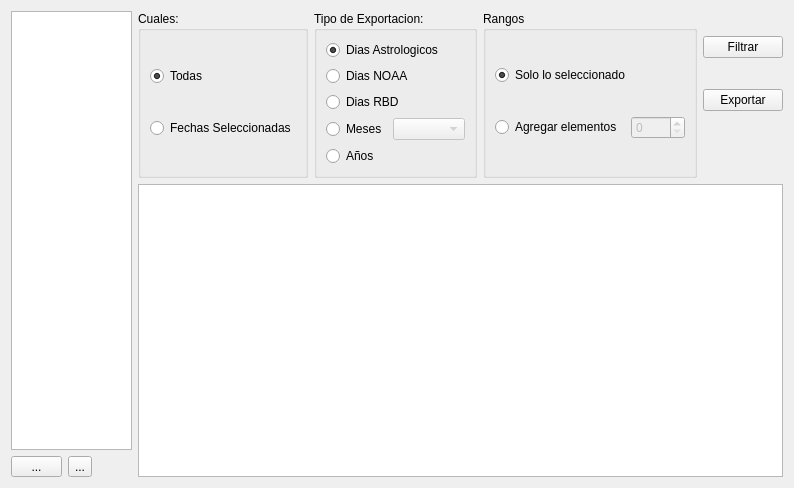
<?xml version="1.0" encoding="UTF-8"?>
<ui version="4.0">
 <class>excelExportWidget</class>
 <widget class="QWidget" name="excelExportWidget">
  <property name="geometry">
   <rect>
    <x>0</x>
    <y>0</y>
    <width>794</width>
    <height>488</height>
   </rect>
  </property>
  <property name="windowTitle">
   <string>Form</string>
  </property>
  <layout class="QHBoxLayout" name="horizontalLayout_4">
   <item>
    <layout class="QVBoxLayout" name="verticalLayout">
     <property name="bottomMargin">
      <number>0</number>
     </property>
     <item>
      <widget class="QListWidget" name="listWidget">
       <property name="sizePolicy">
        <sizepolicy hsizetype="Maximum" vsizetype="Expanding">
         <horstretch>0</horstretch>
         <verstretch>0</verstretch>
        </sizepolicy>
       </property>
       <property name="editTriggers">
        <set>QAbstractItemView::NoEditTriggers</set>
       </property>
       <property name="selectionMode">
        <enum>QAbstractItemView::ExtendedSelection</enum>
       </property>
      </widget>
     </item>
     <item>
      <layout class="QHBoxLayout" name="horizontalLayout">
       <item>
        <widget class="QToolButton" name="addButton">
         <property name="sizePolicy">
          <sizepolicy hsizetype="Minimum" vsizetype="Fixed">
           <horstretch>0</horstretch>
           <verstretch>0</verstretch>
          </sizepolicy>
         </property>
         <property name="text">
          <string>...</string>
         </property>
         <property name="icon">
          <iconset resource="resource.qrc">
           <normaloff>:/icons/icons/edit-add.png</normaloff>:/icons/icons/edit-add.png</iconset>
         </property>
        </widget>
       </item>
       <item>
        <widget class="QToolButton" name="delButton">
         <property name="text">
          <string>...</string>
         </property>
         <property name="icon">
          <iconset resource="resource.qrc">
           <normaloff>:/icons/icons/edit-remove-3.png</normaloff>:/icons/icons/edit-remove-3.png</iconset>
         </property>
        </widget>
       </item>
       <item>
        <spacer name="horizontalSpacer">
         <property name="orientation">
          <enum>Qt::Horizontal</enum>
         </property>
         <property name="sizeType">
          <enum>QSizePolicy::Maximum</enum>
         </property>
         <property name="sizeHint" stdset="0">
          <size>
           <width>40</width>
           <height>20</height>
          </size>
         </property>
        </spacer>
       </item>
      </layout>
     </item>
    </layout>
   </item>
   <item>
    <layout class="QVBoxLayout" name="verticalLayout_6">
     <property name="bottomMargin">
      <number>0</number>
     </property>
     <item>
      <layout class="QHBoxLayout" name="horizontalLayout_2">
       <property name="rightMargin">
        <number>0</number>
       </property>
       <item>
        <widget class="QGroupBox" name="groupBox">
         <property name="title">
          <string>Cuales:</string>
         </property>
         <property name="checkable">
          <bool>false</bool>
         </property>
         <layout class="QVBoxLayout" name="verticalLayout_3">
          <item>
           <widget class="QRadioButton" name="allRadio">
            <property name="text">
             <string>Todas</string>
            </property>
            <property name="checked">
             <bool>true</bool>
            </property>
           </widget>
          </item>
          <item>
           <widget class="QRadioButton" name="selectedRadio">
            <property name="text">
             <string>Fechas Seleccionadas</string>
            </property>
            <property name="checked">
             <bool>false</bool>
            </property>
           </widget>
          </item>
         </layout>
        </widget>
       </item>
       <item>
        <widget class="QGroupBox" name="groupBox_2">
         <property name="title">
          <string>Tipo de Exportacion:</string>
         </property>
         <layout class="QVBoxLayout" name="verticalLayout_4">
          <item>
           <widget class="QRadioButton" name="astralRadio">
            <property name="text">
             <string>Dias Astrologicos</string>
            </property>
            <property name="checked">
             <bool>true</bool>
            </property>
           </widget>
          </item>
          <item>
           <widget class="QRadioButton" name="noaaRadio">
            <property name="text">
             <string>Dias NOAA</string>
            </property>
           </widget>
          </item>
          <item>
           <widget class="QRadioButton" name="rbdButton">
            <property name="text">
             <string>Dias RBD</string>
            </property>
           </widget>
          </item>
          <item>
           <layout class="QHBoxLayout" name="horizontalLayout_5">
            <property name="bottomMargin">
             <number>0</number>
            </property>
            <item>
             <widget class="QRadioButton" name="monthRadio">
              <property name="text">
               <string>Meses</string>
              </property>
             </widget>
            </item>
            <item>
             <widget class="QComboBox" name="typeComboBox">
              <property name="enabled">
               <bool>false</bool>
              </property>
             </widget>
            </item>
           </layout>
          </item>
          <item>
           <widget class="QRadioButton" name="annoButton">
            <property name="text">
             <string>Años</string>
            </property>
           </widget>
          </item>
         </layout>
        </widget>
       </item>
       <item>
        <widget class="QGroupBox" name="groupBox_3">
         <property name="title">
          <string>Rangos</string>
         </property>
         <layout class="QVBoxLayout" name="verticalLayout_5">
          <item>
           <widget class="QRadioButton" name="onlyRadio">
            <property name="text">
             <string>Solo lo seleccionado</string>
            </property>
            <property name="checked">
             <bool>true</bool>
            </property>
           </widget>
          </item>
          <item>
           <layout class="QHBoxLayout" name="horizontalLayout_3">
            <property name="bottomMargin">
             <number>0</number>
            </property>
            <item>
             <widget class="QRadioButton" name="radioButton_2">
              <property name="text">
               <string>Agregar elementos </string>
              </property>
             </widget>
            </item>
            <item>
             <widget class="QSpinBox" name="spinBox">
              <property name="enabled">
               <bool>false</bool>
              </property>
              <property name="sizePolicy">
               <sizepolicy hsizetype="Maximum" vsizetype="Fixed">
                <horstretch>0</horstretch>
                <verstretch>0</verstretch>
               </sizepolicy>
              </property>
              <property name="maximum">
               <number>9999</number>
              </property>
             </widget>
            </item>
           </layout>
          </item>
         </layout>
        </widget>
       </item>
       <item>
        <layout class="QVBoxLayout" name="verticalLayout_2">
         <property name="bottomMargin">
          <number>0</number>
         </property>
         <item>
          <widget class="QPushButton" name="filterButton">
           <property name="sizePolicy">
            <sizepolicy hsizetype="Maximum" vsizetype="Fixed">
             <horstretch>0</horstretch>
             <verstretch>0</verstretch>
            </sizepolicy>
           </property>
           <property name="text">
            <string>Filtrar</string>
           </property>
           <property name="icon">
            <iconset resource="resource.qrc">
             <normaloff>:/icons/icons/system-search-4.png</normaloff>:/icons/icons/system-search-4.png</iconset>
           </property>
          </widget>
         </item>
         <item>
          <widget class="QPushButton" name="exportButton">
           <property name="sizePolicy">
            <sizepolicy hsizetype="Maximum" vsizetype="Fixed">
             <horstretch>0</horstretch>
             <verstretch>0</verstretch>
            </sizepolicy>
           </property>
           <property name="text">
            <string>Exportar</string>
           </property>
          </widget>
         </item>
         <item>
          <spacer name="verticalSpacer">
           <property name="orientation">
            <enum>Qt::Vertical</enum>
           </property>
           <property name="sizeType">
            <enum>QSizePolicy::Maximum</enum>
           </property>
           <property name="sizeHint" stdset="0">
            <size>
             <width>20</width>
             <height>40</height>
            </size>
           </property>
          </spacer>
         </item>
        </layout>
       </item>
      </layout>
     </item>
     <item>
      <widget class="QTableWidget" name="tableWidget">
       <property name="editTriggers">
        <set>QAbstractItemView::NoEditTriggers</set>
       </property>
      </widget>
     </item>
    </layout>
   </item>
  </layout>
 </widget>
 <resources>
  <include location="resource.qrc"/>
 </resources>
 <connections>
  <connection>
   <sender>radioButton_2</sender>
   <signal>toggled(bool)</signal>
   <receiver>spinBox</receiver>
   <slot>setEnabled(bool)</slot>
   <hints>
    <hint type="sourcelabel">
     <x>547</x>
     <y>87</y>
    </hint>
    <hint type="destinationlabel">
     <x>595</x>
     <y>88</y>
    </hint>
   </hints>
  </connection>
  <connection>
   <sender>monthRadio</sender>
   <signal>toggled(bool)</signal>
   <receiver>typeComboBox</receiver>
   <slot>setEnabled(bool)</slot>
   <hints>
    <hint type="sourcelabel">
     <x>313</x>
     <y>88</y>
    </hint>
    <hint type="destinationlabel">
     <x>376</x>
     <y>95</y>
    </hint>
   </hints>
  </connection>
 </connections>
</ui>
